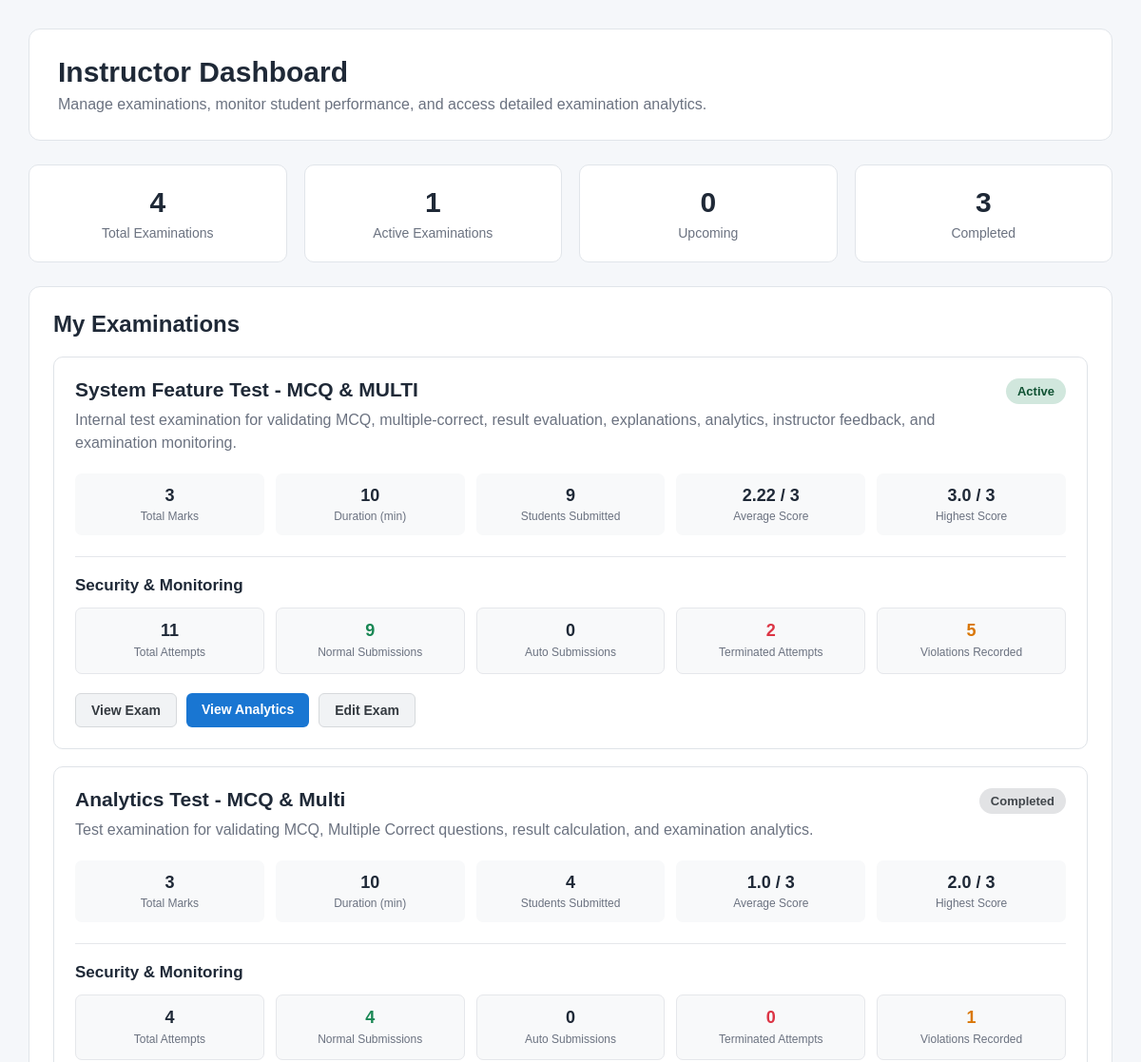
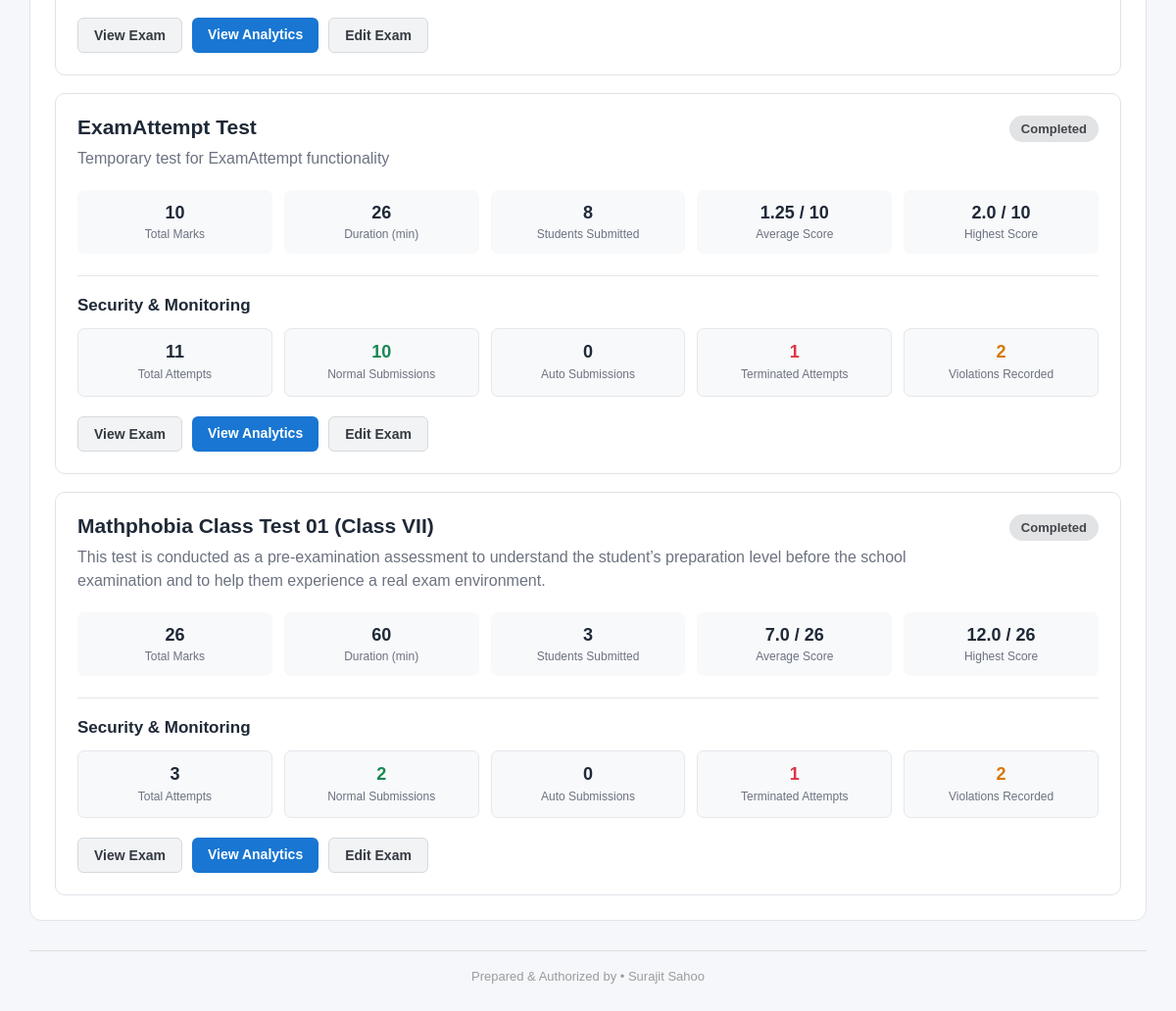
The page /instructor/dashboard/ (signed in) on the database its author committed (2 pictures, top to bottom).
### exams/models.py (models this page shows, shortened)
class Exam(models.Model):
    title = models.CharField(max_length=200)
    description = models.TextField(
        blank=True,
        null=True
    )
    total_marks = models.IntegerField()
    duration = models.IntegerField(
        help_text="Duration in minutes"
    )
    start_time = models.DateTimeField(
        blank=True,
        null=True
    )
    end_time = models.DateTimeField(
        blank=True,
        null=True
    )
    instructor_feedback = models.TextField(
        blank=True,
        null=True,
        help_text="Instructor's suggestions displayed on the result page"
    )

### exams/views.py (the view, shortened to what this page needs)
@login_required
def instructor_dashboard_view(request):
    current_time = timezone.localtime()
    exams = Exam.objects.all().order_by("-id")
    total_exams = exams.count()
    active_count = 0
    upcoming_count = 0
    completed_count = 0
    dashboard_exams = []
    for exam in exams:
        results = Result.objects.filter(
            exam=exam
        )
        student_count = results.count()
        scores = list(
            results.values_list(
                "total_score",
                flat=True
            )
        )
        if scores:
            average_score = (
                sum(scores) / len(scores)
            )
            highest_score = max(scores)
        else:
            average_score = 0
            highest_score = 0
        average_score = round(
            average_score,
            2
        )
        highest_score = round(
            highest_score,
            2
        )
        if exam.total_marks > 0:
            average_percentage = (
                average_score
                / exam.total_marks
            ) * 100
            highest_percentage = (
                highest_score
                / exam.total_marks
            ) * 100
        else:
            average_percentage = 0
            highest_percentage = 0
        average_percentage = round(
            average_percentage,
            2
        )
        highest_percentage = round(
            highest_percentage,
            2
        )
        if (
            exam.start_time
            and
            current_time < exam.start_time
        ):
            status = "UPCOMING"
            status_label = "Upcoming"
            upcoming_count += 1
        elif (
            exam.end_time
            and
            current_time > exam.end_time
        ):
            status = "COMPLETED"
            status_label = "Completed"
            completed_count += 1
        else:
            status = "ACTIVE"
            status_label = "Active"
            active_count += 1
        attempts = ExamAttempt.objects.filter(
            exam=exam
        )
        total_attempts = attempts.count()
        normal_submissions = attempts.filter(
            status="SUBMITTED"
        ).count()
        auto_submissions = attempts.filter(
            status="AUTO_SUBMITTED"
        ).count()
        terminated_attempts = attempts.filter(
            status="TERMINATED"
        ).count()
        total_violations = sum(
            attempts.values_list(
                "violation_count",
                flat=True
            )
        )
        dashboard_exams.append(
            {
                "exam":
                    exam,
                "student_count":
                    student_count,
                "average_score":
                    average_score,
                "average_percentage":
                    average_percentage,
                "highest_score":
                    highest_score,
                "highest_percentage":
                    highest_percentage,
                "status":
                    status,
                "status_label":
                    status_label,
                "total_attempts":
                    total_attempts,
                "normal_submissions":
                    normal_submissions,
                "auto_submissions":
                    auto_submissions,
                "terminated_attempts":
                    terminated_attempts,
                "total_violations":
                    total_violations,
            }
        )
    return render(
        request,
        "instructor_dashboard.html",
        {
            "dashboard_exams":
                dashboard_exams,
            "total_exams":
                total_exams,
            "active_count":
                active_count,
            "upcoming_count":
                upcoming_count,
            "completed_count":
                completed_count,
        }
    )

### ExamPortal Shared/exams/templates/instructor_dashboard.html (shortened to what this page needs)
<!DOCTYPE html>
<html>
<head>
</head>
<body>
<div class="container">
    <div class="header">
        <h1>
            Instructor Dashboard
        </h1>
        <p>
            Manage examinations, monitor student performance,
            and access detailed examination analytics.
        </p>
    </div>
    <div class="summary-grid">
        <div class="summary-card">
            <div class="summary-value">
                {{ total_exams }}
            </div>
            <div class="summary-label">
                Total Examinations
            </div>
        </div>
        <div class="summary-card">
            <div class="summary-value">
                {{ active_count }}
            </div>
            <div class="summary-label">
                Active Examinations
            </div>
        </div>
        <div class="summary-card">
            <div class="summary-value">
                {{ upcoming_count }}
            </div>
            <div class="summary-label">
                Upcoming
            </div>
        </div>
        <div class="summary-card">
            <div class="summary-value">
                {{ completed_count }}
            </div>
            <div class="summary-label">
                Completed
            </div>
        </div>
    </div>
    <div class="exam-section">
        <h2>
            My Examinations
        </h2>
        {% if dashboard_exams %}
            {% for item in dashboard_exams %}
                <div class="exam-card">
                    <div class="exam-header">
                        <div>
                            <h3 class="exam-title">
                                {{ item.exam.title }}
                            </h3>
                            {% if item.exam.description %}
                                <div class="exam-description">
                                    {{ item.exam.description }}
                                </div>
                            {% endif %}
                        </div>
                        {% if item.status == "UPCOMING" %}
                            <span class="status status-upcoming">
                                Upcoming
                            </span>
                        {% elif item.status == "ACTIVE" %}
                            <span class="status status-active">
                                Active
                            </span>
                        {% elif item.status == "COMPLETED" %}
                            <span class="status status-completed">
                                Completed
                            </span>
                        {% endif %}
                    </div>
                    <div class="exam-meta">
                        <div class="meta-box">
                            <div class="meta-value">
                                {{ item.exam.total_marks }}
                            </div>
                            <div class="meta-label">
                                Total Marks
                            </div>
                        </div>
                        <div class="meta-box">
                            <div class="meta-value">
                                {{ item.exam.duration }}
                            </div>
                            <div class="meta-label">
                                Duration (min)
                            </div>
                        </div>
                        <div class="meta-box">
                            <div class="meta-value">
                                {{ item.student_count }}
                            </div>
                            <div class="meta-label">
                                Students Submitted
                            </div>
                        </div>
                        <div class="meta-box">
                            <div class="meta-value">
                                {{ item.average_score }}
                                / {{ item.exam.total_marks }}
                            </div>
                            <div class="meta-label">
                                Average Score
                            </div>
                        </div>
                        <div class="meta-box">
                            <div class="meta-value">
                                {{ item.highest_score }}
                                / {{ item.exam.total_marks }}
                            </div>
                            <div class="meta-label">
                                Highest Score
                            </div>
                        </div>
                    </div>
                    <div class="security-section">
                        <div class="security-title">
                            Security &amp; Monitoring
                        </div>
                        <div class="security-grid">
                            <div class="security-box">
                                <div class="security-value">
                                    {{ item.total_attempts }}
                                </div>
                                <div class="security-label">
                                    Total Attempts
                                </div>
                            </div>
                            <div class="security-box">
                                <div class="security-value security-normal">
                                    {{ item.normal_submissions }}
                                </div>
                                <div class="security-label">
                                    Normal Submissions
                                </div>
                            </div>
                            <div class="security-box">
                                <div class="security-value">
                                    {{ item.auto_submissions }}
                                </div>
                                <div class="security-label">
                                    Auto Submissions
                                </div>
                            </div>
                            <div class="security-box">
                                <div class="security-value security-danger">
                                    {{ item.terminated_attempts }}
                                </div>
                                <div class="security-label">
                                    Terminated Attempts
                                </div>
                            </div>
                            <div class="security-box">
                                <div
                                    class="
                                        security-value
                                        {% if item.total_violations > 0 %}
                                            security-warning
                                        {% else %}
                                            security-normal
                                        {% endif %}
                                    "
                                >
                                    {{ item.total_violations }}
                                </div>
                                <div class="security-label">
                                    Violations Recorded
                                </div>
                            </div>
                        </div>
                    </div>
                    <div class="actions">
                        <a
                            href="{% url 'exam_view' item.exam.id %}"
                            class="button button-secondary"
                        >
                            View Exam
                        </a>
                        <a
                            href="{% url 'exam_analytics' item.exam.id %}"
                            class="button button-primary"
                        >
                            View Analytics
                        </a>
                        <a
                            href="/admin/exams/exam/{{ item.exam.id }}/change/"
                            class="button button-secondary"
                        >
                            Edit Exam
                        </a>
                    </div>
                </div>
            {% endfor %}
        {% endif %}
    </div>
    <div class="watermark">
        Prepared &amp; Authorized by • Surajit Sahoo
    </div>
</div>
</body>
</html>

### ExamPortal Shared/exams/templates/instructor_dashboard.html (style rules this page uses)
* { box-sizing: border-box; }
body { margin: 0; font-family: Arial, Helvetica, sans-serif; background: #f5f7fa; color: #1f2937; padding: 30px; }
.container { width: 100%; max-width: 1200px; margin: auto; }
.header { background: white; border-radius: 12px; padding: 28px 30px; border: 1px solid #e1e5ea; margin-bottom: 25px; }
.header h1 { margin: 0; font-size: 30px; }
.header p { margin: 8px 0 0; color: #6b7280; font-size: 16px; }
.summary-grid { display: grid; grid-template-columns: repeat(4, 1fr); gap: 18px; margin-bottom: 25px; }
.summary-card { background: white; border: 1px solid #e1e5ea; border-radius: 10px; padding: 22px; text-align: center; }
.summary-value { font-size: 30px; font-weight: bold; color: #1f2937; }
.summary-label { margin-top: 7px; color: #6b7280; font-size: 14px; }
.exam-section { background: white; border: 1px solid #e1e5ea; border-radius: 12px; padding: 25px; }
.exam-section h2 { margin-top: 0; margin-bottom: 20px; }
.exam-card { border: 1px solid #dfe3e8; border-radius: 10px; padding: 22px; margin-bottom: 18px; background: #fff; }
.exam-card:last-child { margin-bottom: 0; }
.exam-header { display: flex; justify-content: space-between; align-items: flex-start; gap: 20px; }
.exam-title { margin: 0; font-size: 21px; }
.exam-description { margin-top: 8px; color: #6b7280; line-height: 1.5; }
.status { display: inline-block; padding: 6px 12px; border-radius: 20px; font-size: 13px; font-weight: bold; white-space: nowrap; }
.status-active { background: #d1e7dd; color: #0f5132; }
.status-completed { background: #e2e3e5; color: #41464b; }
.exam-meta { display: grid; grid-template-columns: repeat(5, 1fr); gap: 12px; margin-top: 20px; }
.meta-box { background: #f8f9fa; border-radius: 7px; padding: 13px; text-align: center; }
.meta-value { font-size: 18px; font-weight: bold; }
.meta-label { margin-top: 4px; font-size: 12px; color: #6b7280; }
.security-section { margin-top: 22px; padding-top: 20px; border-top: 1px solid #e5e7eb; }
.security-title { font-size: 17px; font-weight: bold; margin-bottom: 13px; color: #1f2937; }
.security-grid { display: grid; grid-template-columns: repeat(5, 1fr); gap: 12px; }
.security-box { background: #f8f9fa; border: 1px solid #e5e7eb; border-radius: 7px; padding: 13px; text-align: center; }
.security-value { font-size: 18px; font-weight: bold; color: #1f2937; }
.security-label { margin-top: 5px; font-size: 12px; color: #6b7280; line-height: 1.3; }
.security-normal { color: #198754; }
.security-warning { color: #d97706; }
.security-danger { color: #dc3545; }
.actions { display: flex; gap: 10px; margin-top: 20px; flex-wrap: wrap; }
.button { display: inline-block; padding: 9px 16px; border-radius: 6px; text-decoration: none; font-size: 14px; font-weight: bold; }
.button-primary { background: #1976d2; color: white; }
.button-secondary { background: #f1f3f5; color: #343a40; border: 1px solid #d6d9dc; }
.watermark { text-align: center; margin-top: 30px; padding-top: 18px; border-top: 1px solid #ddd; font-size: 13px; color: rgba(80, 80, 80, 0.55); }

### rows shown on the page
Exam: exam "System Feature Test - MCQ & MULTI", exam.description "Internal test examination for validating MCQ, multiple-correct, result evaluation, explanations, analytics, instructor feedback, and examination monitoring.", exam.total_marks "3", exam.duration "10", exam.total_marks "3", exam.total_marks "3"
Exam: exam "Analytics Test - MCQ & Multi", exam.description "Test examination for validating MCQ, Multiple Correct questions, result calculation, and examination analytics.", exam.total_marks "3", exam.duration "10", exam.total_marks "3", exam.total_marks "3"
Exam: exam "ExamAttempt Test", exam.description "Temporary test for ExamAttempt functionality", exam.total_marks "10", exam.duration "26", exam.total_marks "10", exam.total_marks "10"
Exam: exam "Mathphobia Class Test 01 (Class VII)", exam.description "This test is conducted as a pre-examination assessment to understand the student’s preparation level before the school examination and to help them experience a real exam environment.", exam.total_marks "26", exam.duration "60", exam.total_marks "26", exam.total_marks "26"

### other values the page prints
{{ total_exams }} "4"
{{ active_count }} "1"
{{ upcoming_count }} "0"
{{ completed_count }} "3"
{{ item.student_count }} "9" "4" "8" "3"
{{ item.average_score }} "2.22" "1.0" "1.25" "7.0"
{{ item.highest_score }} "3.0" "2.0" "2.0" "12.0"
{{ item.total_attempts }} "11" "4" "11" "3"
{{ item.normal_submissions }} "9" "4" "10" "2"
{{ item.auto_submissions }} "0" "0" "0" "0"
{{ item.terminated_attempts }} "2" "0" "1" "1"
{{ item.total_violations }} "5" "1" "2" "2"
